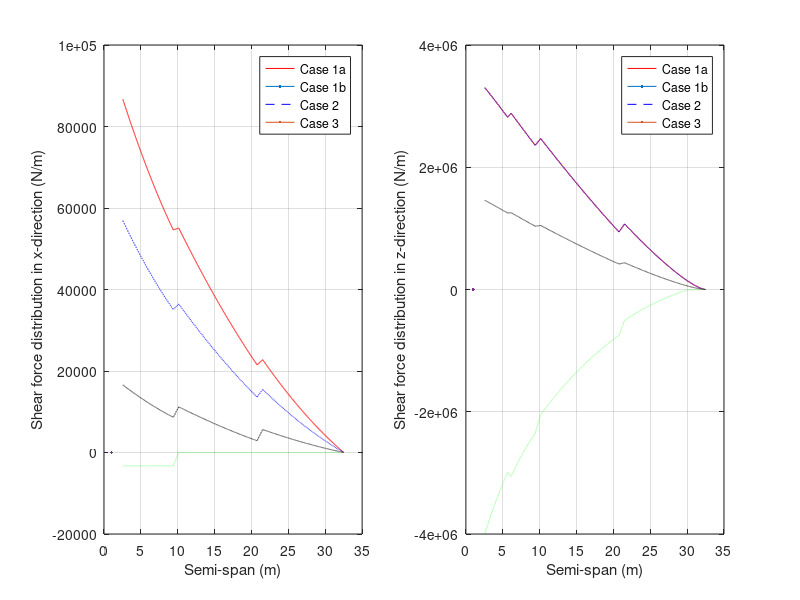
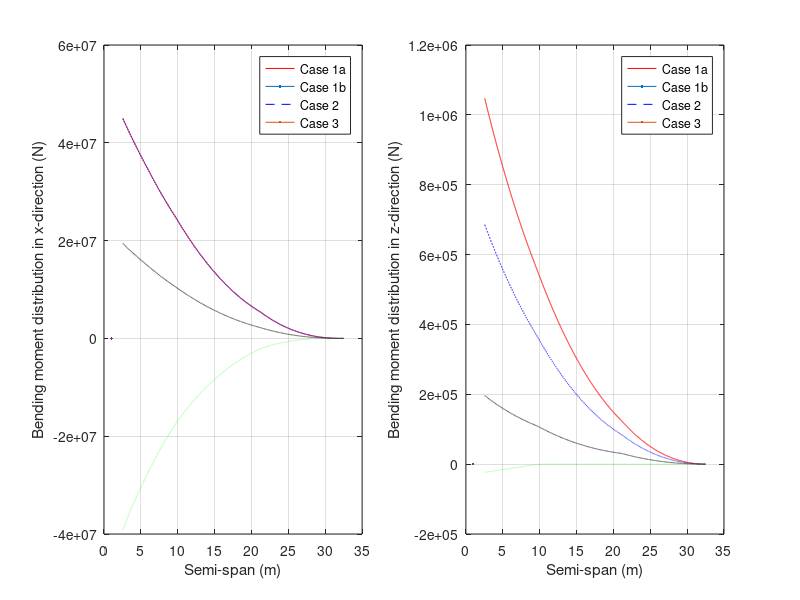
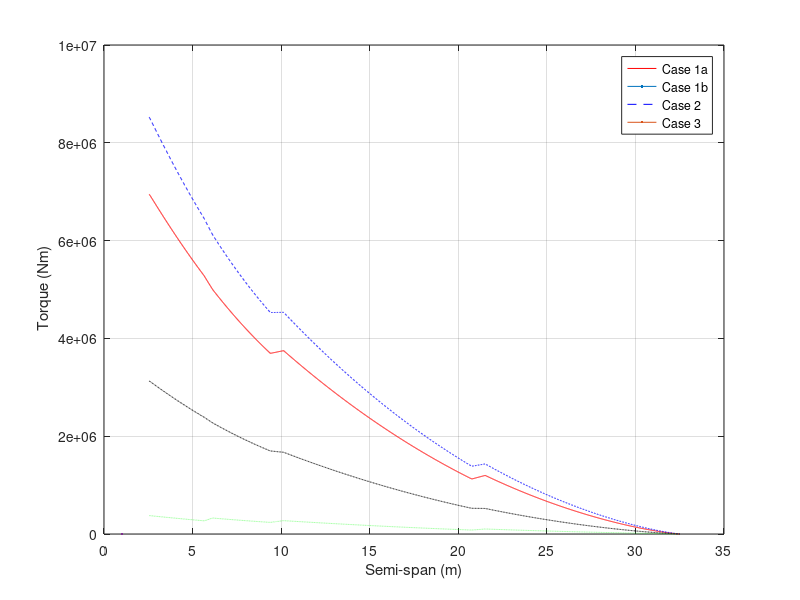

The MATLAB source for these figures, in order:
clc
clear
close all

%LOADS DISTRIBUTION

%get chord distribution
%leading edge sweep angle
b = 32.45 * tand(26.6);
a = b - 3.47/4;

aa = (a + 3.47)/32.45;

%sweep_angle = atand(aa);
sweep_angle = atand(aa);

%chord distribution for first section
outer_chord = 13.89 - (9.75 * tand(sweep_angle));

gradient1 = (outer_chord - 13.89)/9.75;

%for outer section
gradient2 = (3.47 - outer_chord)/(32.45 - 9.75);

span1 = 2.55:0.01:9.75;
span2 = 9.75:0.01:32.5;

c2 = outer_chord - gradient2 * 9.75;

chord1 = gradient1 * span1 + 13.89;
chord2 = gradient2*span2+c2;

chord = [chord1,chord2];

%CMo for airfoil
Cmoairf = -0.131;

%constants
W_S = 7840;         %wing loading in N/m^2
S = 482;            %wing area in m^2
rho = 1.227;        %sea level density
W = 353385;         %mtow in kg
g = 9.81;           %gravitational constant
T = 321600;         %thrust produced by each engine in N

%masses and wing properties
m_dry = 27100/2;        %dry mass of the wing in kg
weight_wing = m_dry*g;  %weight of the wing in N
V_wing = 168.6331;      %volume of the wing in m^3 CHANGE THIS WITH THE REAL VALUE  

m_fuel = 176091;        %fuel mass in kg
rho_fuel = 804;         %fuel density in kg/m^3
length_ft = 26.83;      %length of fuel tank 

m_engine = 6147.1;      %mass of engine
m_mg = 15100;           %mass of main landing gear


%aerofoil properties
cg = 0.4141;                            %centre of gravity
arm_length = 0.1641;                    %distance of cg from aerodynamic centre
frontSpar = 0.12;                       %location of front spar
rearSpar = 0.7;                         %location of shear spar
flexAxis = (frontSpar+rearSpar)/2;      %location of flexural axis (shear centre)


%wing discretisation
span = [span1,span2];      %29.33 is the length of the wing that is outside of the fuselage

%area of the aerofoil at each section of the wing
area_aerofoil = 0.0939*chord.^2;


%cases: [case 1a, case 1b, case 2, case 3]

v = [130.537; 171.25;95.3; 81.21];           %speed in m/s
n = [3.75; 3.75;1;3];                      %load factor
L = n*W*g;                              %overall lift
L(4) = 0;                               %assume no aerodynamic forces in case 3
C_l = (2*n*W_S)./(rho*v.^2);            %lift coefficient
C_l(4) = 0;                             %assume no aerodynamic forces in case 3
%C_d = [0.13; 0.022; 0];                 %drag coefficient taken from polars
C_d = [0.043; 0.017; 0.02;0];
D = 0.5.*rho.*v.^2.*S.*C_d;             %overall drag
L0 = L./(32.5*pi*0.5 - 6.34);           %assume an elliptical lift distribution

dy = 0.01;                      %length of each section
dV = area_aerofoil * dy;        %volume of each section

%load on each section of the wing due to the wing's weight
dW_wing = (weight_wing/V_wing) * dV;

%load due to 1 engine in N
dW_engine = [m_engine*g;m_engine*g;m_engine*g;m_engine*g]; 

%load due to 1 main landing gear in N
dW_mg = [m_mg*g/4;m_mg*g/4;m_mg*g/4;m_mg*g/4];

%load due to fuel in the wings in N
V_fuel = 219.75;                %volume of fuel in m^3
dmass_fuel = rho_fuel * dV;     %mass of fuel in each section
dmass_fuel(2747:end) = 0;       %no fuel after y = 30
dW_fuel = dmass_fuel*g;         %weight of fuel in each section

%add all of the weights to get the total weight experienced at each section
dW_total = zeros(4, length(chord));             %pre-define array

%case 1a - worst case scenario with no fuel weight
dW_total(1,:) = dW_total(1,:) + dW_wing;                             %add weight of wing
dW_total(1,685:760) = dW_total(1,685:760) + dW_engine(1)/75;         %add weight of engine 1
dW_total(1,1823:1898) = dW_total(1,1823:1898) + dW_engine(1)/75;     %add weight of engine 2
dW_total(1,311:359) = dW_total(1,311:359) + dW_mg(1)/48;             %add weight of landing gear
dW_total(1,:) = dW_total(1,:) * 100;

%case 1b - worst case scenario with no fuel weight
dW_total(2,:) = dW_total(2,:) + dW_wing;                             %add weight of wing
dW_total(2,685:760) = dW_total(2,685:760) + dW_engine(2)/75;         %add weight of engine 1
dW_total(2,1823:1898) = dW_total(2,1823:1898) + dW_engine(2)/75;     %add weight of engine 2
dW_total(2,311:359) = dW_total(2,311:359) + dW_mg(2)/48;             %add weight of landing gear
dW_total(2,:) = dW_total(2,:) * 100;

%case 2 - OEI no fuel in the wings. worst case scenario at take of (using take off speed)
dW_total(3,:) = dW_total(3,:) + dW_wing;                             %add weight of wing
dW_total(3,685:760) = dW_total(3,685:760) + dW_engine(3)/75;         %add weight of engine 1
dW_total(3,1823:1898) = dW_total(3,1823:1898) + dW_engine(3)/75;     %add weight of engine 2
dW_total(3,311:359) = dW_total(3,311:359) + dW_mg(3)/48;             %add weight of landing gear
dW_total(3,:) = dW_total(3,:) * 100;

%case 3 - worst case scenario with fuel weight
dW_total(4,:) = dW_total(4,:) + dW_wing + dW_fuel;                   %add weight of wing and fuel
dW_total(4,685:760) = dW_total(4,685:760) + dW_engine(4)/75;         %add weight of engine 1
dW_total(4,1823:1898) = dW_total(4,1823:1898) + dW_engine(4)/75;     %add weight of engine 2
dW_total(4,311:359) = dW_total(4,311:359) + dW_mg(4)/48;             %add weight of landing gear
dW_total(4,:) = dW_total(4,:) * 100;
dW_total(4,311:359) = dW_total(3,311:359) - 6.2349e6/48;             %add force of main landing gear on the wing at touch down

dW_total = dW_total.*n;

%loading lifting distribution
data1 = load("WingLoadCase1.mat");
data2 = load("WingLoadCase2.mat");
dL1 = data1.vq;
dL2 = data2.vq;
dL(1 , :) = dL1';                            %case 1a
dL(2 , :) = dL(1,:);                        %case 1b
dL(3 , :) = dL2';                            %case 1a
dL(4 , :) = zeros(1 , length(span));        %case 3

%drag distribution and thrust distribution
dS = dy*chord; 
dD = 0.5*rho*v.^2.*C_d.*dS;                 %drag distribution
dD = dD * 100;
dT = zeros(4,length(span));
dT(1:3,685:760) = dT(1:3,685:760) + T/75;         %thrust of engine 1 for cases 1a, 1b and 3
dT(1:3,1823:1898) = dT(1:3,1823:1898) + T/75;         %thrust of engine 2 for cases 1a, 1b and 3
dT(4,685:760) = dT(4,685:760) + T/75;             %only add thrust from engine 1 for worst case scenario



%CALCULATING SHEAR                            %planform area distribution
%dD = 0.5*rho*v.^2.*C_d.*dS;                 %drag distribution
%dL = L0.*sqrt(1-(span/32.5).^2);            %elliptical lift distribution
% dD(:,685:760) = dD(:,685:760) - T/75;       %subtract thrust of engine 1
% dD(:,1823:1898) = dD(:,1823:1898) - T/75;   %subtract thrust of engine 2

% total_lift = 2 * trapz(dL(1,:));

for i = 1:4  
    for j = 1:length(span)
        temp1 = dD(i,j:length(span));
        temp2 = dT(i,j:length(span));
        shear_x(i,j) = sum((temp1-temp2)*dy);
    end
end

shear_y = 0;

for i = 1:4
    for j = 1:length(span)
        temp1 = dL(i,j:length(span));
        temp2 = dW_total(i,j:length(span));
        shear_z(i,j) = sum((temp1-temp2)*dy);
    end
end

shear_total = sqrt(shear_x.^2 + shear_z.^2);


%CALCULATING BENDING MOMENT

for i = 1:4
    for j = 1:length(span)
        temp = shear_z(i,j:length(span));
        M_x(i,j) = sum(temp)*dy;
    end
end

for i = 1:4
    for j = 1:length(span)
        temp = shear_x(i,j:length(span));
        M_z(i,j) = sum(temp)*dy;
    end
end

%% 

%Calculating how the cg varies due to engine, landing gear and fuel system:

%calculate the centre of gravity of the fuel system:
fuel_cg = 0.3994; % in m , cg of the fuel section when chord is 1
cg_airfoil= 0.4141;

lg_mass= m_mg/4;
lg_cg_stored = 0.55; %landing gear stored from structral layout digram approximate
lg_cg_deployed = 5.7 /9.9; 

engine_mass = m_engine; 
engine_inner_cg = -0.677/8.532; 
enginer_outer_cg= -0.677/8.532 ; 
fuel_mass=  m_fuel;

%case 1a - worst case scenario with no fuel weight

cg_variation = zeros(4, length(chord));             %pre-define array
cg_variation(1, :) = cg_airfoil .* chord;
cg_variation(1, 311:359) = (cg_variation(1, 311:359).* m_dry + lg_cg_stored.*chord(1,311:359).*lg_mass)/(m_dry+lg_mass);
cg_variation(1, 685:760)= (cg_variation(1, 685:760) .* m_dry  + engine_inner_cg.*chord(1, 685:760).*engine_mass)/(m_dry+engine_mass);
cg_variation(1, 1823:1898)= (cg_variation(1,1823:1898) .* m_dry  + engine_inner_cg.*chord(1, 1823:1898).*engine_mass)/(m_dry+engine_mass);

% %case 1b - worst case scenario with no fuel weight
cg_variation(2, :) = cg_airfoil .* chord;
cg_variation(2, 311:359) = (cg_variation(2, 311:359).* m_dry + lg_cg_stored.*chord(1,311:359).*lg_mass)/(m_dry+lg_mass);
cg_variation(2, 685:760)= (cg_variation(2, 685:760) .* m_dry  + engine_inner_cg.*chord(1, 685:760).*engine_mass)/(m_dry+engine_mass);
cg_variation(2, 1823:1898)= (cg_variation(2,1823:1898) .* m_dry  + engine_inner_cg.*chord(1, 1823:1898).*engine_mass)/(m_dry+engine_mass);

%%case 2 - OEI no fuel in the wings. worst case scenario at take of (using take off speed)
cg_variation(3, :) = cg_airfoil .* chord;
cg_variation(3, 311:359) = (cg_variation(3, 311:359).* m_dry + lg_cg_stored.*chord(1,311:359).*lg_mass)/(m_dry+lg_mass);
cg_variation(3, 685:760)= (cg_variation(3, 685:760) .* m_dry  + engine_inner_cg.*chord(1, 685:760).*engine_mass)/(m_dry+engine_mass);
cg_variation(3, 1823:1898)= (cg_variation(3,1823:1898) .* m_dry  + engine_inner_cg.*chord(1, 1823:1898).*engine_mass)/(m_dry+engine_mass);

% %case 3 - worst case scenario with fuel weight
cg_variation(4, :) = (cg_airfoil .* chord.* m_dry + fuel_cg.*chord.*fuel_mass)/(m_dry+fuel_mass) ;
cg_variation(4, 311:359) = (cg_variation(4, 311:359).*(m_dry+fuel_mass) + lg_cg_deployed.*chord(1,311:359).*lg_mass)/(m_dry+lg_mass+fuel_mass);
cg_variation(4, 685:760)= (cg_variation(4, 685:760) .* (m_dry+fuel_mass)  + engine_inner_cg.*chord(1, 685:760).*engine_mass)/(m_dry+engine_mass+fuel_mass);
cg_variation(4, 1823:1898)= (cg_variation(4,1823:1898) .* (m_dry+fuel_mass)  + engine_inner_cg.*chord(1, 1823:1898).*engine_mass)/(m_dry+engine_mass+fuel_mass);
cg_variation(4, 311:359) = (cg_variation(4, 311:359).*(m_dry+lg_mass+fuel_mass) + lg_cg_deployed.*chord(1,311:359).*(6.2349e6/9.81))/(m_dry+engine_mass+fuel_mass+ (6.2349e6/9.81));


%CALCULATING TORQUE

M_torque = zeros(4, length(span));
for i=1:4
    for j = 1: length(span)
        x_quart(i, j) = 0.25 * chord(j);
        flexAxis_change(i,j) = flexAxis .*chord(j);
        z_f = 0.07; % depends how we define the axis
        x_cg= cg;
        % temp1 = dL(i,j:length(span));
        % temp2 = dW_total(i,j:length(span));
        m_0w(i,j) = 0.5* rho * v(i)^2 * chord(j)^2 * Cmoairf; 
        dM(i,j) = dL(i,j)* (flexAxis_change(i,j) - x_quart(i,j))+dD(i,j) * 0 - dW_total(i,j) *(flexAxis_change(i,j) - cg_variation(i,j)) - m_0w(i,j);

    end
end
for i=1:4
    for j = 1: length(span)
        temp= dM(i, j:length(span));
        M_torque(i,j)= sum(temp)*dy;
     end
end
%% 

% M_torque = zeros(4, length(span));
% % landing_gear_force_case3 = zeros(length(span));
% % landing_gear_force_case3(311:359) = 3.4278e6/48 ; %double check this is correct or not
% for i=1:4
%     for j = 1: length(span)
%         if i==3 % the landing gear will exert a moment
%         x_quart(i, j) = 0.25 * chord(j);
%         z_f = 0.07; % depends how we define the axis
%         x_cg= cg;
%         m_0w(i,j) = 0.5* rho * v(i)^2 * chord(j)^2 * Cmoairf; 
%         dM(i,j) = dL1(i,j)* (flexAxis - x_quart(i,j))+dD(i,j) * 0 + dW_total(i,j) *(flexAxis - x_cg) + landing_gear_force_case3(1,j)*(flexAxis - rearSpar) - m_0w(i,j);
%         M_torque(i,j)= sum(dM(i,j)) ;  
%         else
%     x_quart(i, j) = 0.25 * chord(j);
%     z_f = 0.07; % depends how we define the axis
%     x_cg= cg;
%     m_0w(i,j) = 0.5* rho * v(i)^2 * chord(j)^2 * Cmoairf; 
%     dM(i,j) = dL1(i,j)* (flexAxis - x_quart(i,j))+dD(i,j) * 0 + dW_total(i,j) *(flexAxis - x_cg) + - m_0w(i,j);
%     M_torque(i,j)= sum(dM(i,j)) ;
%     end
%     end
% end


%PLOTSS

% figure
% plot(span,-dW_total(1,:),"r", LineWidth = 1.5);
% hold on
% plot(span,-dW_total(2,:),"b--", LineWidth = 1.5);
% plot(span,-dW_total(3,:),"g:", LineWidth = 1.5);
% hold off
% grid on
% xlabel("Semi-span (m)");
% ylabel("Weight distribution (N/m)");
% legend("Case 1a","Case 1b", "Case 3");

% figure
% plot(span,dL(1,:),"r", LineWidth = 1.5);
% hold on
% plot(span,dL(2,:),"b--", LineWidth = 1.5);
% plot(span,dL(3,:),"k-.");
% plot(span,dL(4,:),"g:", LineWidth = 1.5);
% hold off
% title("Lift distribution");
% xlabel("Semi-span (m)");
% ylabel("Lift (N/m)");
% grid on
% legend("Case 1a","Case 1b", "Case 2","Case 3");

% figure
% plot(span,dL(1,:)-dW_total(1,:),"r", LineWidth = 1.5);
% hold on
% plot(span,dL(2,:)-dW_total(2,:),"b--", LineWidth = 1.5);
% plot(span,dL(3,:)-dW_total(3,:),"k-.", LineWidth = 1.5);
% plot(span,dL(4,:)-dW_total(3,:),"g:", LineWidth = 1.5);
% hold off
% xlabel("Semi-span (m)");
% ylabel("load distribution (N/m)");
% grid on
% legend("Case 1a","Case 1b","Case 2", "Case 3");

figure
subplot(1,2,1);
plot(span,shear_x(1,:),"r", LineWidth = 1.5);
hold on
plot(span,shear_x(2,:),"b--", LineWidth = 1.5);
plot(span,shear_x(3,:),"k-.", LineWidth = 1.5);
plot(span,shear_x(4,:),"g:", LineWidth = 1.5);
hold off
grid on
xlabel("Semi-span (m)");
ylabel("Shear force distribution in x-direction (N/m)");
legend("Case 1a","Case 1b","Case 2", "Case 3");

subplot(1,2,2);
plot(span,shear_z(1,:),"r", LineWidth = 1.5);
hold on
plot(span,shear_z(2,:),"b--", LineWidth = 1.5);
plot(span,shear_z(3,:),"k-.", LineWidth = 1.5);
plot(span,shear_z(4,:),"g:", LineWidth = 1.5);
hold off
grid on
xlabel("Semi-span (m)");
ylabel("Shear force distribution in z-direction (N/m)");
legend("Case 1a","Case 1b","Case 2", "Case 3");

% subplot(1,3,3);
% plot(span,shear_total(1,:),"r", LineWidth = 1.5);
% hold on
% plot(span,shear_total(2,:),"b--", LineWidth = 1.5);
% plot(span,shear_total(3,:),"k-.", LineWidth = 1.5);
% plot(span,shear_total(4,:),"g:", LineWidth = 1.5);
% hold off
% grid on
% xlabel("Semi-span (m)");
% ylabel("Total shear distribution (N/m^2)");
% legend("Case 1a","Case 1b","Case 2", "Case 3");

figure
subplot(1,2,1);
plot(span,M_x(1,:),"r", LineWidth = 1.5);
hold on
plot(span,M_x(2,:),"b--", LineWidth = 1.5);
plot(span,M_x(3,:),"k-.", LineWidth = 1.5);
plot(span,M_x(4,:),"g:", LineWidth = 1.5);
hold off
grid on
xlabel("Semi-span (m)");
ylabel("Bending moment distribution in x-direction (N)");
legend("Case 1a","Case 1b","Case 2", "Case 3");

subplot(1,2,2);
plot(span,M_z(1,:),"r", LineWidth = 1.5);
hold on
plot(span,M_z(2,:),"b--", LineWidth = 1.5);
plot(span,M_z(3,:),"k-.", LineWidth = 1.5);
plot(span,M_z(4,:),"g:", LineWidth = 1.5);
hold off
grid on
xlabel("Semi-span (m)");
ylabel("Bending moment distribution in z-direction (N)");
legend("Case 1a","Case 1b","Case 2", "Case 3");


figure
plot(span,M_torque(1,:),"r", LineWidth = 1.5);
hold on
plot(span,M_torque(2,:),"b--", LineWidth = 1.5);
plot(span,M_torque(3,:),"k-.", LineWidth = 1.5);
plot(span,M_torque(4,:),"g:", LineWidth = 1.5);
hold off
grid on
xlabel("Semi-span (m)");
ylabel(" Torque (Nm)");
legend("Case 1a","Case 1b","Case 2", "Case 3");

% Get the sectional load vs spanwise diagram for case 1&3 under different
% conditions so MTOW, EFW, MLW

%%%%%%% CHANGE THE VALUES OF MLW AND EFW
% MTOW = 353385;         %mtow in kg
% MLW =  320000        ; % maximum landing weoght
% EFW =  300000      ; %EMPTY FUEL WEIGHT
% n= 3.75;
% mass=[MTOW, MLW, EFW];
% 
% for j= 1:3
%     lift(j) = n* mass(j)*g;
%     L0(j)= lift(j)/(32.5*pi*0.5 - 6.34);  %assume an elliptical lift distribution
%     dl_new(j,:) = L0(j)*sqrt(1-(span/32.5).^2);
% end
% 
% figure
% plot(span, dl_new(1,:))
% hold on
% plot(span, dl_new(2,:))
% plot(span, dl_new(3,:))
% grid on
% xlabel("Spanwise position (m)")
% ylabel("Sectional load (N/m)")


% figure
% plot(span,dL(1,:)-dW_total(1,:),"r",LineWidth = 1.25);
% hold on
% plot(span,dL(3,:)-dW_total(3,:),LineWidth = 1.25,Color=[0 128 255]/255);
% plot(span,dL(1,:),"--", LineWidth = 1.25,Color=[255 102 102]/255);
% plot(span,dL(3,:),"--", LineWidth = 1.25,Color=[102 102 255]/255);
% plot(span,dL(1,:),"k:")
% plot(span,-dW_total(1,:),":", LineWidth = 1.25,Color=[153 0 0]/255);
% plot(span,-dW_total(3,:),":", LineWidth = 1.25,Color=[0 0 153]/255);
% hold off
% xlabel("Semi-span (m)");
% ylabel("load distribution (N/m)");
% grid on
% legend("Case 1 - Resultant load","Case 3 - Resultant load","Case 1 - Lift ", "Case 3 - Lift ","Case 1 - Inertial loads","Case 3 - Inertial loads");
% 
% 
% 
% figure
% plot(span,dL(1,:)-dW_total(1,:),"r",LineWidth = 1.25);
% hold on
% plot(span,dL(4,:)-dW_total(1,:),"g",LineWidth = 1.25);
% plot(span,dL(3,:)-dW_total(3,:),LineWidth = 1.25,Color=[0 128 255]/255);
% plot(span,dL(1,:),"--", LineWidth = 1.25,Color=[255 102 102]/255);
% plot(span,dL(4,:),"--", LineWidth = 1.25,Color=[50 153 50]/255);
% plot(span,dL(3,:),"--", LineWidth = 1.25,Color=[102 102 255]/255);
% plot(span,-dW_total(1,:),":", LineWidth = 1.25,Color=[153 0 0]/255);
% plot(span,-dW_total(4,:),":", LineWidth = 1.25,Color=[0 50 0]/255);
% plot(span,-dW_total(3,:),":", LineWidth = 1.25,Color=[0 0 153]/255);
% hold off
% xlabel("Semi-span (m)");
% ylabel("load distribution (N/m)");
% grid on
% legend("Case 1 - Resultant load","Case 2 - Resultant load","Case 3 - Resultant load","Case 1 - Lift ","Case 2 - Lift " ,"Case 3 - Lift ","Case 1 - Inertial loads","Case 2 - Inertial loads","Case 3 - Inertial loads");
% 

